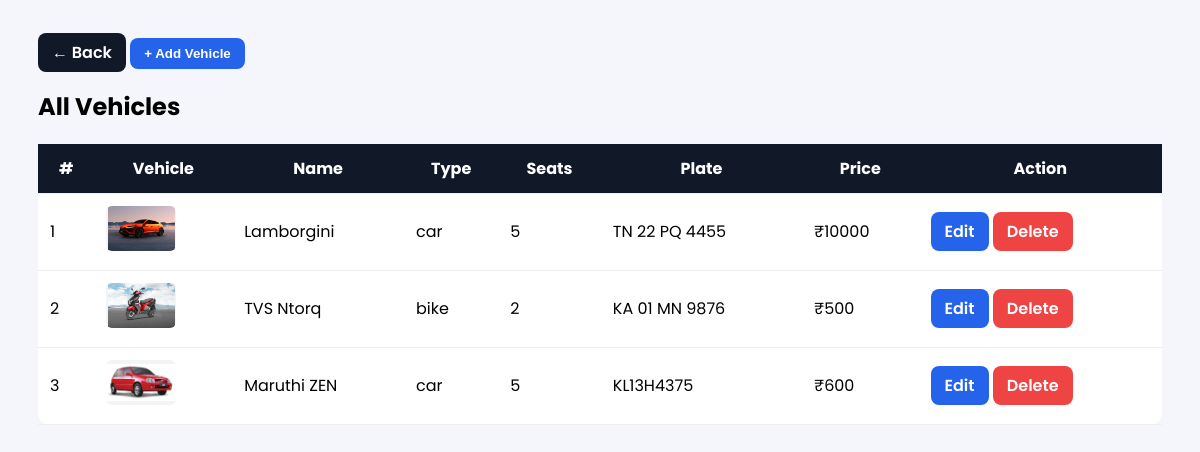
Screenshot of /admin_vehicles/ (signed in) with the database file from the repository.
### wheelzy_app/models.py (models this page shows, shortened)
class Vehicle(models.Model):
    VEHICLE_TYPES = (
        ('car', 'Car'),
        ('bike', 'Bike'),
    )
    owner = models.ForeignKey(
        User,
        on_delete=models.CASCADE,
        related_name="vehicles",
        null=True,
        blank=True
    )
    vehicle_name = models.CharField(max_length=255)
    vehicle_type = models.CharField(max_length=25, choices=VEHICLE_TYPES)
    number_plate = models.CharField(max_length=50, unique=True)
    price_per_hour = models.PositiveIntegerField()
    seats = models.PositiveIntegerField(help_text="Number of seats", blank=True)
    image = models.ImageField(upload_to="vehicles/", null=True, blank=True)

### wheelzy_app/views.py (the view)
# urls.py: path("admin_vehicles/", views.admin_vehicles, name="admin_vehicles"),
@login_required
def admin_vehicles(request):
    if not request.user.is_superuser:
        return redirect("home")
    vehicles = Vehicle.objects.select_related("owner")
    q = request.GET.get("q")
    if q:
        vehicles = vehicles.filter(
            vehicle_name__icontains=q
        ) | vehicles.filter(
            number_plate__icontains=q
        )
    vehicle_type = request.GET.get("type")
    if vehicle_type:
        vehicles = vehicles.filter(vehicle_type=vehicle_type)
    return render(request, "admin_vehicles.html", {"vehicles": vehicles})

### wheelzy_app/templates/admin_vehicles.html (shortened to what this page needs)
<!DOCTYPE html>
<html lang="en">
<head>
</head>
<body>
<div class="container">
    <a href="{% url 'admin_dashboard' %}" class="btn btn-dark">← Back</a>
    <button class="btn btn-blue" onclick="openModal()">+ Add Vehicle</button>
    <h2>All Vehicles</h2>
    <table>
        <tr>
            <th>#</th><th>Vehicle</th><th>Name</th><th>Type</th>
            <th>Seats</th><th>Plate</th><th>Price</th><th>Action</th>
        </tr>
        {% for v in vehicles %}
        <tr>
            <td>{{ forloop.counter }}</td>
            <td>
                {% if v.image %}
                    <img src="{{ v.image.url }}" class="vehicle-img">
                {% else %}
                    —
                {% endif %}
            </td>
            <td>{{ v.vehicle_name }}</td>
            <td>{{ v.vehicle_type }}</td>
            <td>{{ v.seats }}</td>
            <td>{{ v.number_plate }}</td>
            <td>₹{{ v.price_per_hour }}</td>
            <td>
                <a href="{% url 'admin_update_vehicle' v.id %}" class="btn btn-blue">Edit</a>
                <a href="{% url 'admin_delete_vehicle' v.id %}"
                   class="btn btn-red"
                   onclick="return confirm('Delete vehicle?')">
                    Delete
                </a>
            </td>
        </tr>
        {% endfor %}
    </table>
</div>
</body>
</html>

### wheelzy_app/templates/admin_vehicles.html (style rules this page uses)
body { font-family: Poppins; background: #f4f6fb; }
.container { max-width: 1200px; margin: auto; padding: 30px; }
.btn { padding: 8px 14px; border-radius: 8px; text-decoration: none; font-weight: 600; cursor: pointer; border: none; }
.btn-dark { background: #111827; color: white; }
.btn-blue { background: #2563eb; color: white; }
.btn-red { background: #ef4444; color: white; }
table { width: 100%; background: white; border-radius: 12px; border-collapse: collapse; }
th, td { padding: 12px; border-bottom: 1px solid #eee; }
th { background: #111827; color: white; }
.vehicle-img { width: 70px; height: 45px; object-fit: contain; background: #f3f4f6; border-radius: 6px; }

### rows the page displays
Vehicle: image (picture), vehicle_name "Lamborgini", vehicle_type "car", seats "5", number_plate "TN 22 PQ 4455", price_per_hour "10000"
Vehicle: image (picture), vehicle_name "TVS Ntorq", vehicle_type "bike", seats "2", number_plate "KA 01 MN 9876", price_per_hour "500"
Vehicle: image (picture), vehicle_name "Maruthi ZEN", vehicle_type "car", seats "5", number_plate "KL13H4375", price_per_hour "600"
